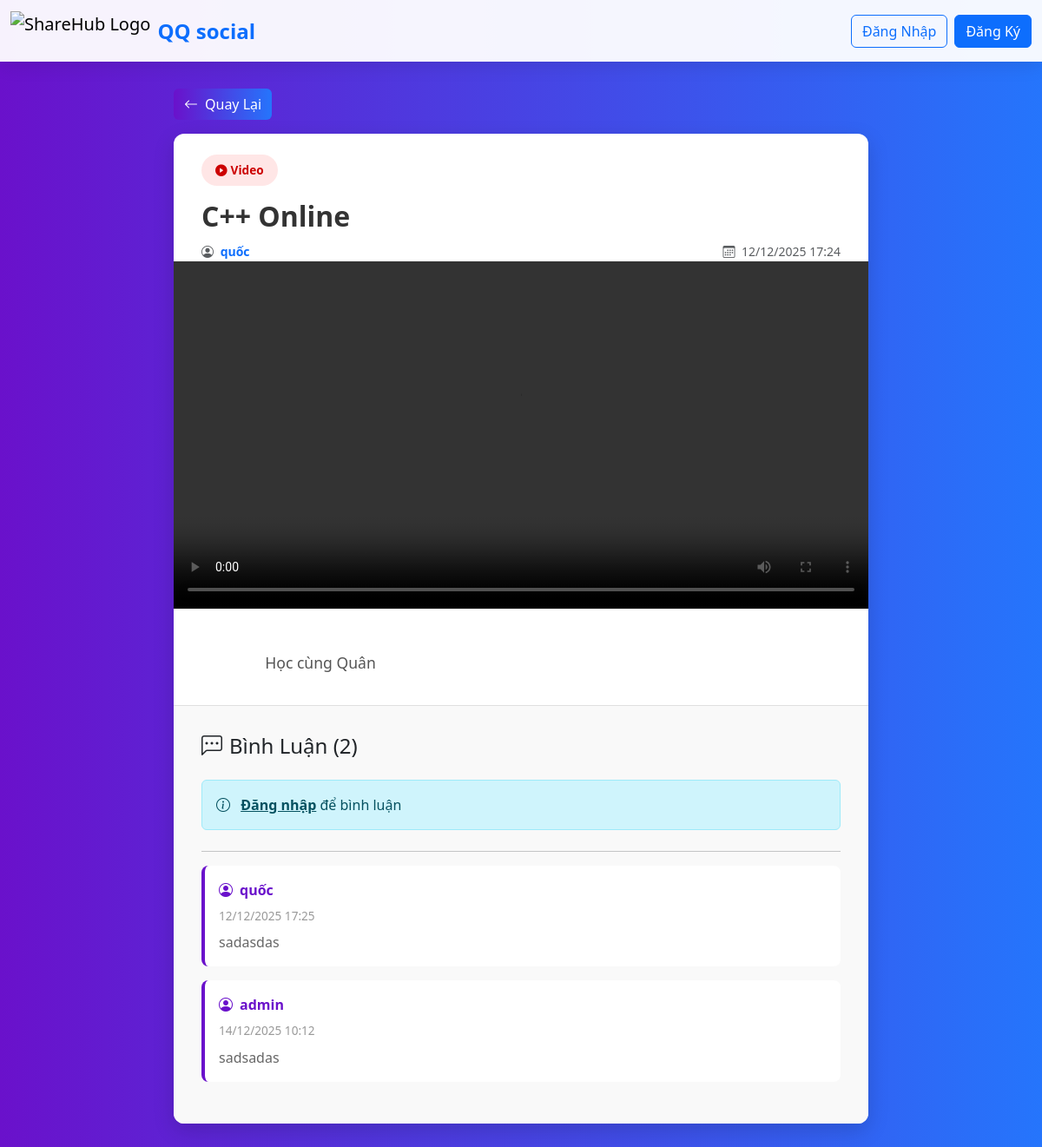
Screenshot of /posts/detailed_post.php?id=10 with the database file from the repository.
### tables this page shows
CREATE TABLE `posts` (
  `id` int(11) NOT NULL,
  `user_id` int(11) NOT NULL,
  `title` varchar(255) NOT NULL,
  `content` text DEFAULT NULL,
  `type` varchar(20) NOT NULL DEFAULT 'text',
  `video_url` varchar(500) DEFAULT NULL,
  `status` tinyint(4) DEFAULT 1,
  `created_at` datetime DEFAULT current_timestamp(),
  `updated_at` datetime DEFAULT current_timestamp() ON UPDATE current_timestamp()
);

CREATE TABLE `users` (
  `id` int(11) NOT NULL,
  `username` varchar(100) NOT NULL,
  `email` varchar(255) NOT NULL,
  `password` varchar(255) NOT NULL,
  `role_id` int(11) DEFAULT NULL,
  `role_level` tinyint(4) DEFAULT 1,
  `created_at` datetime DEFAULT current_timestamp(),
  `updated_at` datetime DEFAULT current_timestamp() ON UPDATE current_timestamp(),
  `status` varchar(50) DEFAULT 'active'
);

CREATE TABLE `comments` (
  `id` int(11) NOT NULL,
  `post_id` int(11) NOT NULL,
  `user_id` int(11) NOT NULL,
  `content` text NOT NULL,
  `created_at` datetime DEFAULT current_timestamp()
);

### posts/detailed_post.php (the view, shortened to what this page needs)
<?php
include '../config.php';
$post_id = intval($_GET['id']);
$sql = "SELECT posts.*, users.username
        FROM posts
        JOIN users ON posts.user_id = users.id
        WHERE posts.id = $post_id";
$query = mysqli_query($conn, $sql);
$post = mysqli_fetch_assoc($query);
$comment_sql = "SELECT comments.*, users.username
                FROM comments
                JOIN users ON comments.user_id = users.id
                WHERE comments.post_id = $post_id
                ORDER BY comments.created_at ASC";
$comment_query = mysqli_query($conn, $comment_sql);
?>
<!DOCTYPE html>
<html lang="vi">
<head>
    <link href="https://cdn.jsdelivr.net/npm/bootstrap@5.3.3/dist/css/bootstrap.min.css" rel="stylesheet">
    <link rel="stylesheet" href="https://cdn.jsdelivr.net/npm/bootstrap-icons@1.11.3/font/bootstrap-icons.css">
</head>
<body>
    <nav class="navbar navbar-expand-lg fixed-top">
        <div class="container-fluid">
            <a class="navbar-brand d-flex align-items-center" href="../index.php">
                <img src="https://img.freepik.com/premium-vector/play-button-media-music-icon-logo-design-colorful-media-play-technology-logo-element-music-audio-streaming-service-app-video-icon-logo_144543-1677.jpg" alt="ShareHub Logo" class="logo-img">
                <span class="ms-2 fw-bold fs-4 text-primary">QQ social</span>
            </a>
            <div class="collapse navbar-collapse" id="navbarNav">
                <div class="ms-auto d-flex align-items-center">
                    <?php if (isset($_SESSION['user_id'])): ?>
                        <span class="me-3 fw-bold text-dark">Hi, <?php echo htmlspecialchars($_SESSION['username']); ?></span>
                        <a href="../auth/logout.php" class="btn btn-outline-danger btn-sm">Đăng Xuất</a>
                    <?php else: ?>
                        <a href="../auth/login.php" class="btn btn-outline-primary me-2">Đăng Nhập</a>
                        <a href="../auth/register.php" class="btn btn-primary">Đăng Ký</a>
                    <?php endif; ?>
                </div>
            </div>
        </div>
    </nav>
    <div class="post-detail-container">
        <div class="mb-3">
            <a href="../index.php" class="btn btn-back">
                <i class="bi bi-arrow-left me-2"></i>Quay Lại
            </a>
        </div>
        <div class="post-detail-card">
            <div class="post-header">
                <div class="mb-3">
                    <span class="type-badge <?php echo $post['type'] == 'video' ? 'type-video' : 'type-text'; ?>">
                        <?php if ($post['type'] == 'video'): ?>
                            <i class="bi bi-play-circle-fill me-1"></i>Video
                        <?php else: ?>
                            <i class="bi bi-file-text-fill me-1"></i>Bài Viết
                        <?php endif; ?>
                    </span>
                </div>
                <h1 class="post-title">
                    <?php echo htmlspecialchars($post['title']); ?>
                </h1>
                <div class="post-meta">
                    <div>
                        <small class="text-muted">
                            <i class="bi bi-person-circle me-1"></i>
                            <span class="text-primary fw-bold"><?php echo htmlspecialchars($post['username']); ?></span>
                        </small>
                    </div>
                    <div>
                        <small class="text-muted">
                            <i class="bi bi-calendar3 me-1"></i>
                            <?php echo date('d/m/Y H:i', strtotime($post['created_at'])); ?>
                        </small>
                    </div>
                </div>
            </div>
            <?php if ($post['type'] == 'video' && !empty($post['video_url'])): ?>
                <video class="post-video" controls style="width: 100%; height: auto; display: block;">
                    <source src="../uploads/<?php echo htmlspecialchars($post['video_url']); ?>" type="video/mp4">
                </video>
            <?php endif; ?>
            <div class="post-content">
                <?php echo nl2br(htmlspecialchars($post['content'])); ?>
            </div>
            <div class="comments-section">
                <h4 class="mb-4">
                    <i class="bi bi-chat-left-dots me-2"></i>Bình Luận (<?php echo mysqli_num_rows($comment_query); ?>)
                </h4>
                <?php if (isset($_SESSION['user_id'])): ?>
                    <form method="POST" class="mb-4">
                        <div class="mb-3">
                            <textarea class="form-control" name="comment_content" rows="3" placeholder="Viết bình luận của bạn..." required></textarea>
                        </div>
                        <button type="submit" class="btn btn-primary">
                            <i class="bi bi-send me-2"></i>Gửi Bình Luận
                        </button>
                    </form>
                <?php else: ?>
                    <div class="alert alert-info mb-4">
                        <i class="bi bi-info-circle me-2"></i>
                        <a href="../auth/login.php" class="alert-link">Đăng nhập</a> để bình luận
                    </div>
                <?php endif; ?>
                <?php if (mysqli_num_rows($comment_query) > 0): ?>
                    <hr>
                    <?php
                    $comment_query = mysqli_query($conn, "SELECT comments.*, users.username
                                                         FROM comments
                                                         JOIN users ON comments.user_id = users.id
                                                         WHERE comments.post_id = $post_id
                                                         ORDER BY comments.created_at ASC");
                    while ($comment = mysqli_fetch_assoc($comment_query)):
                    ?>
                        <div class="comment">
                            <div class="comment-author">
                                <i class="bi bi-person-circle me-2"></i><?php echo htmlspecialchars($comment['username']); ?>
                            </div>
                            <div class="comment-time">
                                <?php echo date('d/m/Y H:i', strtotime($comment['created_at'])); ?>
                            </div>
                            <div class="comment-content">
                                <?php echo htmlspecialchars($comment['content']); ?>
                            </div>
                        </div>
                    <?php endwhile; ?>
                <?php else: ?>
                    <p class="text-muted text-center">Chưa có bình luận nào.</p>
                <?php endif; ?>
            </div>
        </div>
    </div>
</body>
</html>

### posts/detailed_post.php (style rules this page uses)
body { background: linear-gradient(to right, #6a11cb, #2575fc); min-height: 100vh; margin: 0; padding-top: 70px; }
.navbar { background: rgba(255, 255, 255, 0.95); box-shadow: 0 4px 20px rgba(0, 0, 0, 0.1); }
.logo-img { height: 45px; width: auto; }
.post-detail-container { max-width: 800px; margin: 2rem auto; }
.post-detail-card { background: white; border-radius: 12px; box-shadow: 0 8px 25px rgba(0, 0, 0, 0.15); overflow: hidden; }
.post-header { padding: 1.5rem 2rem 0 2rem; border-bottom: none; }
.post-title { font-size: 2rem; font-weight: bold; color: #333; margin-bottom: 0.5rem; }
.post-meta { display: flex; justify-content: space-between; align-items: center; flex-wrap: wrap; gap: 1rem; margin-bottom: 0; }
.post-content { padding: 1rem 2rem 2rem 2rem; line-height: 1.8; font-size: 1.1rem; color: #555; text-align: justify; word-wrap: break-word; word-break: break-word; white-space: pre-wrap; overflow-wrap: break-word; }
.post-video { width: 100%; height: 400px; object-fit: cover; }
.comments-section { border-top: 1px solid #e0e0e0; padding: 2rem; background-color: #f9f9f9; }
.comment { background: white; padding: 1rem; border-radius: 8px; margin-bottom: 1rem; border-left: 4px solid #6a11cb; }
.comment-author { font-weight: bold; color: #6a11cb; margin-bottom: 0.5rem; }
.comment-time { font-size: 0.85rem; color: #999; }
.comment-content { color: #666; margin-top: 0.5rem; }
.btn-back { background: linear-gradient(to right, #6a11cb, #2575fc); border: none; color: white; }
.type-badge { display: inline-block; padding: 0.5rem 1rem; border-radius: 20px; font-size: 0.85rem; font-weight: bold; }
.type-video { background-color: #ffe6e6; color: #c00; }

### rows the page displays
posts: title "C++ Online", user.username "quốc", created_at "12/12/2025 17:24", content "Học cùng Quân"
comments: user.username "quốc", created_at "12/12/2025 17:25", content "sadasdas"
comments: user.username "admin", created_at "14/12/2025 10:12", content "sadsadas"

### other values shown
mysqli_num_rows($comment_query) "2"
